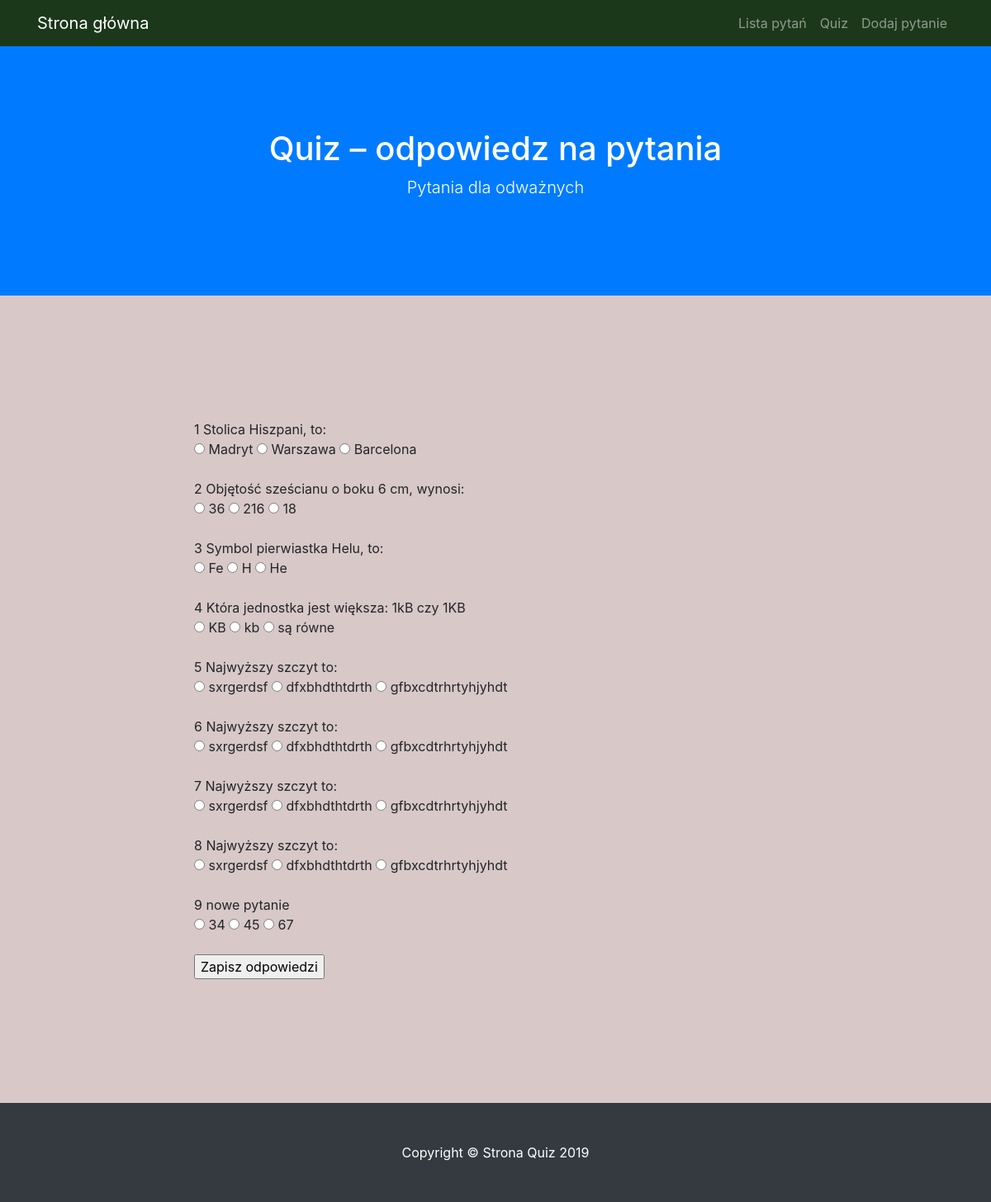
The page /quiz on the database its author committed.
### modele.py (models this page shows)
class BazaModel(Model):
    class Meta:
        database = baza

class Pytanie(BazaModel):
    pytanie = CharField(null=False)
    kategoria = ForeignKeyField(Kategoria, related_name='pytania')

class Odpowiedz(BazaModel):
    odpowiedz = CharField(null=False)
    pytanie = ForeignKeyField(Pytanie, related_name='odpowiedzi')
    odpok = IntegerField(default=0)

### views.py (the view)
@app.route('/quiz', methods = ['GET', 'POST'])
def quiz():
    print(request.form)
    if request.method == 'POST':
        wynik = 0
        for pid, oid in request.form.items():
            odp = Odpowiedz().get(Odpowiedz.id == int(oid)).odpok
            if odp:
                wynik += 1
    pytania = Pytanie.select().join(Odpowiedz).distinct().order_by(Pytanie.id)
    return render_template('quiz.html', query = pytania)

### app.py (called while the page is built)
@app.before_request
def before_request():
    g.db = baza
    g.db.connect(reuse_if_open=True)

@app.after_request
def after_request(response):
    g.db.close()
    return response

### templates/quiz.html (shortened to what this page needs)
{% extends "szablon.html" %}
{% block h1 %}Quiz – odpowiedz na pytania{% endblock %}
{% block tresc %}
    <form method="POST">
    {% for p in query %}
    <p>
        {{ p.id }} {{ p.pytanie }}
        <br>
        {% for o in p.odpowiedzi %}
            <label>
                <input type="radio" value="{{ o.id }}" name="{{ p.id }}">
                {{ o.odpowiedz }}
            </label>
        {% endfor %}
        <br>
    </p>
    {% endfor %}
    <input type="submit" value="Zapisz odpowiedzi">
    </form>
{% endblock %}

### static/css/style.css (style rules this page uses)
body { background: #D8C8C8; color #383232; }

### rows shown on the page
Pytanie: id "1", pytanie "Stolica Hiszpani, to:"
Odpowiedz: odpowiedz "Madryt"
Odpowiedz: odpowiedz "Warszawa"
Odpowiedz: odpowiedz "Barcelona"
Pytanie: id "2", pytanie "Objętość sześcianu o boku 6 cm, wynosi:"
Odpowiedz: odpowiedz "36"
Odpowiedz: odpowiedz "216"
Odpowiedz: odpowiedz "18"
Pytanie: id "3", pytanie "Symbol pierwiastka Helu, to:"
Odpowiedz: odpowiedz "Fe"
Odpowiedz: odpowiedz "H"
Odpowiedz: odpowiedz "He"
Pytanie: id "4", pytanie "Która jednostka jest większa: 1kB czy 1KB"
Odpowiedz: odpowiedz "KB"
Odpowiedz: odpowiedz "kb"
Odpowiedz: odpowiedz "są równe"
Pytanie: id "5", pytanie "Najwyższy szczyt to:"
Odpowiedz: odpowiedz "sxrgerdsf"
Odpowiedz: odpowiedz "dfxbhdthtdrth"
Odpowiedz: odpowiedz "gfbxcdtrhrtyhjyhdt"
Pytanie: id "6", pytanie "Najwyższy szczyt to:"
Odpowiedz: odpowiedz "sxrgerdsf"
Odpowiedz: odpowiedz "dfxbhdthtdrth"
Odpowiedz: odpowiedz "gfbxcdtrhrtyhjyhdt"
Pytanie: id "7", pytanie "Najwyższy szczyt to:"
Odpowiedz: odpowiedz "sxrgerdsf"
Odpowiedz: odpowiedz "dfxbhdthtdrth"
Odpowiedz: odpowiedz "gfbxcdtrhrtyhjyhdt"
Pytanie: id "8", pytanie "Najwyższy szczyt to:"
Odpowiedz: odpowiedz "sxrgerdsf"
Odpowiedz: odpowiedz "dfxbhdthtdrth"
Odpowiedz: odpowiedz "gfbxcdtrhrtyhjyhdt"
Pytanie: id "9", pytanie "nowe pytanie"
Odpowiedz: odpowiedz "34"
Odpowiedz: odpowiedz "45"
Odpowiedz: odpowiedz "67"
